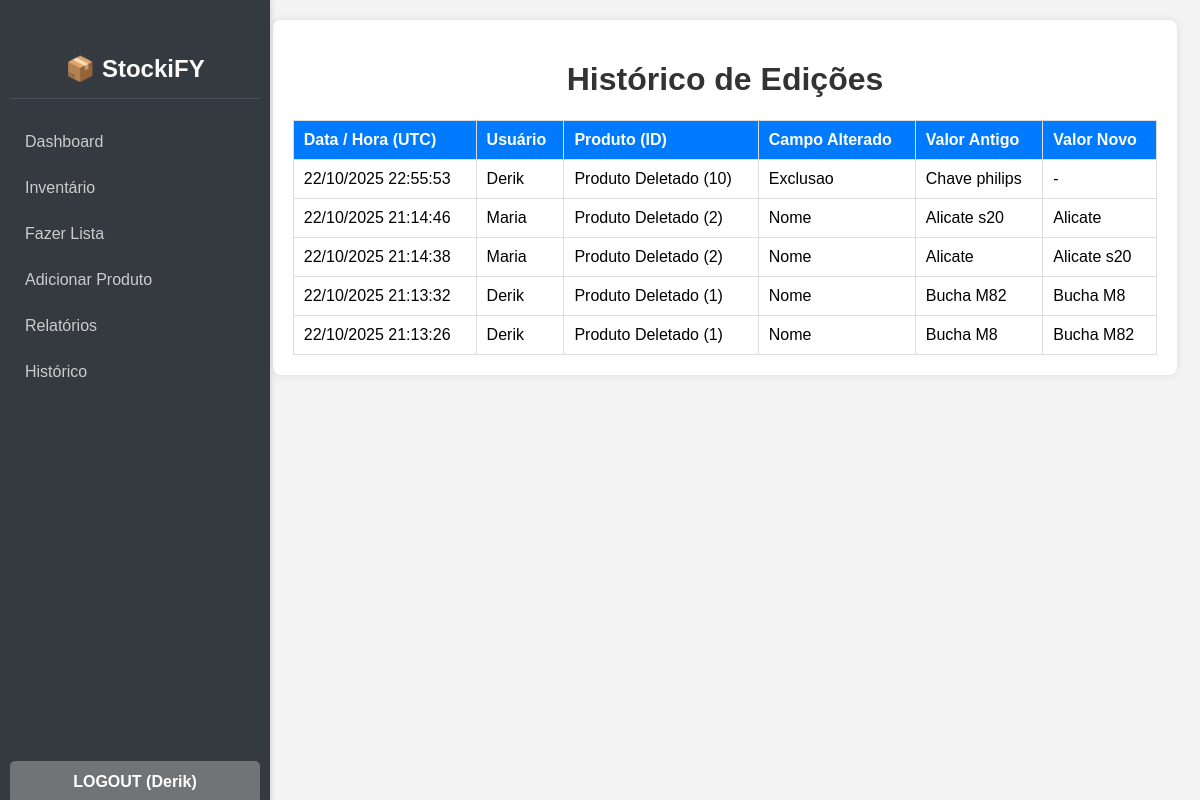
The app's page /historico (signed in) with its own data.
### app.py (models this page shows, shortened)
class Usuario(UserMixin, db.Model):
    id = db.Column(db.Integer, primary_key=True)
    username = db.Column(db.String(80), unique=True, nullable=False)
    password_hash = db.Column(db.String(128))

class EditHistory(db.Model):
    id = db.Column(db.Integer, primary_key=True)
    produto_id = db.Column(db.Integer) # Não usar ForeignKey aqui para manter o histórico se o produto for deletado
    user_id = db.Column(db.Integer, db.ForeignKey('usuario.id'), nullable=False)
    campo_alterado = db.Column(db.String(50), nullable=False)
    nome_produto_na_epoca = db.Column(db.String(100)) # Guarda o nome como era
    valor_antigo = db.Column(db.String(255))
    valor_novo = db.Column(db.String(255))
    timestamp = db.Column(db.DateTime, nullable=False, default=datetime.utcnow)
    usuario = db.relationship('Usuario', backref=db.backref('edicoes_feitas', lazy=True))

### app.py (the view)
@app.route('/historico')
@login_required
def historico_page():
    historico_list = EditHistory.query.options(
        joinedload(EditHistory.usuario) # Carrega dados do usuário junto
    ).order_by(EditHistory.timestamp.desc()).all()
    return render_template('historico.html', historico=historico_list)

### app.py (called while the page is built)
@login_manager.user_loader
def load_user(user_id):
    return Usuario.query.get(int(user_id))

### templates/historico.html (shortened to what this page needs)
<!DOCTYPE html>
<html lang="pt-BR">
<head>
    <link rel="stylesheet" href="{{ url_for('static', filename='css/style.css') }}">
</head>
<body>
    <div class="sidebar">
        <h2>📦 StockiFY</h2>
        <a href="{{ url_for('dashboard') }}">Dashboard</a>
        <a href="{{ url_for('inventario') }}">Inventário</a>
        <a href="{{ url_for('lista_pedidos_page') }}">Fazer Lista</a>
        <a href="{{ url_for('adicionar_produto') }}">Adicionar Produto</a>
        <a href="{{ url_for('relatorio_menu') }}">Relatórios</a>
        <a href="{{ url_for('historico_page') }}">Histórico</a> {% if current_user.is_authenticated %}
            <a href="{{ url_for('logout') }}" class="logout-link">LOGOUT ({{ current_user.username | capitalize }})</a>
        {% endif %}
    </div>
    <div class="content">
        <div class="container">
            <h1>Histórico de Edições</h1>
            {% if historico %}
            <table class="table-inventory"> <thead>
                    <tr>
                        <th>Data / Hora (UTC)</th>
                        <th>Usuário</th>
                        <th>Produto (ID)</th>
                        <th>Campo Alterado</th>
                        <th>Valor Antigo</th>
                        <th>Valor Novo</th>
                    </tr>
                </thead>
                <tbody>
                    {% for item in historico %}
                    <tr>
                        <td>{{ item.timestamp.strftime('%d/%m/%Y %H:%M:%S') }}</td>
                        <td>{{ item.usuario.username | capitalize if item.usuario else 'Usuário Deletado' }}</td>
                        <td>{{ item.produto.nome if item.produto else 'Produto Deletado' }} ({{ item.produto_id }})</td>
                        <td>{{ item.campo_alterado | capitalize }}</td>
                        <td>{{ item.valor_antigo }}</td>
                        <td>{{ item.valor_novo }}</td>
                    </tr>
                    {% endfor %}
                </tbody>
            </table>
            {% else %}
            <p>Nenhum histórico de edições encontrado.</p>
            {% endif %}
        </div>
    </div>
</body>
</html>

### static/css/style.css (style rules this page uses)
body { font-family: Arial, sans-serif; margin: 0; background-color: #f4f4f4; display: flex; }
.content { margin-left: 250px; padding: 20px; flex-grow: 1; }
.container { max-width: 95%; margin: auto; background: white; padding: 20px; border-radius: 8px; box-shadow: 0 0 10px rgba(0, 0, 0, 0.1); }
h1 { text-align: center; color: #333; }
h2 { border-bottom: 2px solid #ccc; padding-bottom: 5px; margin-top: 30px; }
.sidebar { width: 250px; background-color: #343a40; color: white; box-shadow: 2px 0 5px rgba(0, 0, 0, 0.1); height: 100vh; position: fixed; display: flex; flex-direction: column; padding: 10px; }
.sidebar h2 { text-align: center; margin-bottom: 20px; padding: 15px 0; color: #fcfbfa; border-bottom: 1px solid #495057; }
.sidebar a { padding: 12px 15px; text-decoration: none; font-size: 16px; color: #ccc; display: block; border-radius: 5px; margin: 2px 0; transition: background-color 0.2s ease, color 0.2s ease, transform 0.1s ease; }
.logout-link { position: absolute; bottom: 15px; left: 10px; width: calc(100% - 20px); box-sizing: border-box; padding: 15px 0; text-align: center; background-color: #c4c4c46b; color: white !important; font-weight: bold; text-decoration: none; border-radius: 5px; margin: 0; border-top: none; transition: background-color 0.2s ease, transform 0.1s ease; }
table { width: 100%; border-collapse: collapse; margin-top: 20px; }
th, td { border: 1px solid #ddd; padding: 10px; text-align: left; vertical-align: middle; }
.table-inventory th { background-color: #007bff; color: white; }
.table-inventory tbody tr, .table-pedidos tbody tr { transition: background-color 0.15s ease-in-out; }
.table-inventory td:last-child { white-space: nowrap; }

### records on screen
Usuario: username "Derik"
EditHistory: timestamp "22/10/2025 22:55:53", usuario.username "Derik", produto "Produto Deletado", produto_id "10", campo_alterado "Exclusao", valor_antigo "Chave philips", valor_novo "-"
EditHistory: timestamp "22/10/2025 21:14:46", usuario.username "Maria", produto "Produto Deletado", produto_id "2", campo_alterado "Nome", valor_antigo "Alicate s20", valor_novo "Alicate"
EditHistory: timestamp "22/10/2025 21:14:38", usuario.username "Maria", produto "Produto Deletado", produto_id "2", campo_alterado "Nome", valor_antigo "Alicate", valor_novo "Alicate s20"
EditHistory: timestamp "22/10/2025 21:13:32", usuario.username "Derik", produto "Produto Deletado", produto_id "1", campo_alterado "Nome", valor_antigo "Bucha M82", valor_novo "Bucha M8"
EditHistory: timestamp "22/10/2025 21:13:26", usuario.username "Derik", produto "Produto Deletado", produto_id "1", campo_alterado "Nome", valor_antigo "Bucha M8", valor_novo "Bucha M82"
